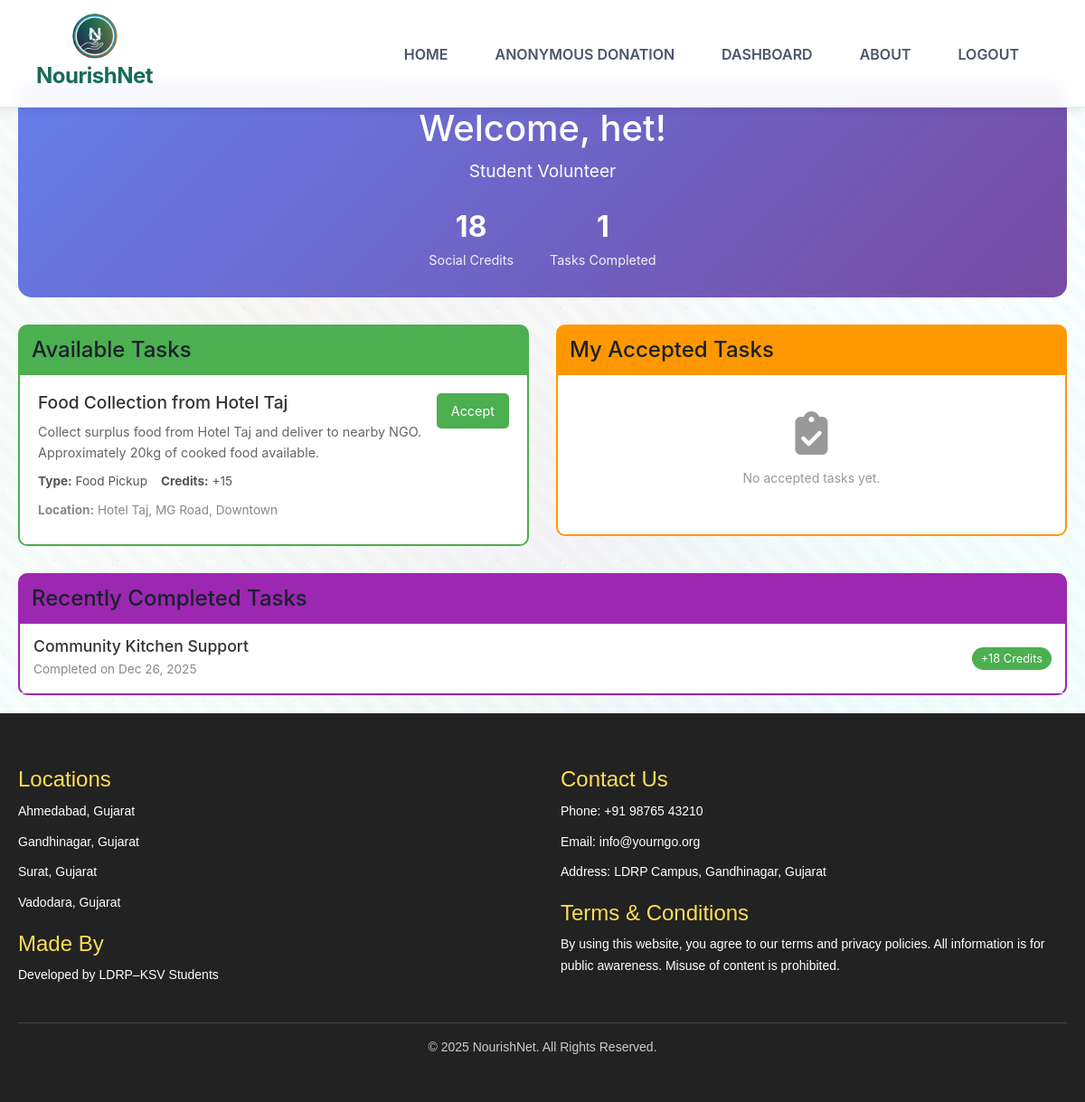
Page /volunteer_dashboard (signed in) on the committed database.
### nour/models.py (models this page shows, shortened)
class Volunteer(models.Model):
    VOLUNTEER_TYPE_CHOICES = (
        ('student', 'Student Volunteer'),
        ('organization', 'Organization Volunteer'),
        ('individual', 'Individual Volunteer'),
    )
    volunteer_type = models.CharField(max_length=20, choices=VOLUNTEER_TYPE_CHOICES)
    name = models.CharField(max_length=100)
    email = models.EmailField(unique=True)
    phone = models.CharField(max_length=15)
    city = models.CharField(max_length=50)
    password = models.CharField(max_length=20)
    college_name = models.CharField(max_length=100, blank=True, null=True)  # For students
    student_id = models.CharField(max_length=50, blank=True, null=True)  # For students
    organization_name = models.CharField(max_length=100, blank=True, null=True)  # For organizations
    registration_id = models.CharField(max_length=50, blank=True, null=True)  # For organizations
    government_id = models.CharField(max_length=50, blank=True, null=True)  # For individuals (optional)
    social_credits = models.IntegerField(default=0)
    tasks_completed = models.IntegerField(default=0)
    created_at = models.DateTimeField(auto_now_add=True)
    updated_at = models.DateTimeField(auto_now=True)

class VolunteerTask(models.Model):
    TASK_STATUS_CHOICES = (
        ('available', 'Available'),
        ('accepted', 'Accepted'),
        ('completed', 'Completed'),
        ('cancelled', 'Cancelled'),
    )
    TASK_TYPE_CHOICES = (
        ('pickup', 'Food Pickup'),
        ('delivery', 'Food Delivery'),
        ('donation_request', 'Donation Request'),
    )
    title = models.CharField(max_length=200)
    description = models.TextField()
    task_type = models.CharField(max_length=20, choices=TASK_TYPE_CHOICES)
    pickup_location = models.TextField()
    delivery_location = models.TextField(blank=True, null=True)
    food_quantity = models.CharField(max_length=100, blank=True, null=True)
    pickup_time = models.DateTimeField(blank=True, null=True)
    status = models.CharField(max_length=20, choices=TASK_STATUS_CHOICES, default='available')
    assigned_volunteer = models.ForeignKey(Volunteer, on_delete=models.SET_NULL, blank=True, null=True)
    credit_reward = models.IntegerField(default=10)
    donor = models.ForeignKey(register_users, on_delete=models.CASCADE, related_name='donor_tasks', blank=True, null=True)
    ngo = models.ForeignKey(register_users, on_delete=models.CASCADE, related_name='ngo_tasks', blank=True, null=True)
    created_at = models.DateTimeField(auto_now_add=True)
    updated_at = models.DateTimeField(auto_now=True)
    completed_at = models.DateTimeField(blank=True, null=True)

### nour/views.py (the view)
# urls.py: path("volunteer_dashboard", volunteer_dashboard, name="volunteer_dashboard"),
def volunteer_dashboard(request):
    if not request.session.get('volunteer_id'):
        return redirect(volunteer_login)
    volunteer = Volunteer.objects.get(id=request.session['volunteer_id'])
    if VolunteerTask.objects.count() == 0:
        create_sample_tasks()
    available_tasks = VolunteerTask.objects.filter(status='available').order_by('-created_at')[:10]
    accepted_tasks = VolunteerTask.objects.filter(
        assigned_volunteer=volunteer,
        status='accepted'
    ).order_by('-created_at')
    completed_tasks = VolunteerTask.objects.filter(
        assigned_volunteer=volunteer,
        status='completed'
    ).order_by('-completed_at')[:5]
    context = {
        'volunteer': volunteer,
        'available_tasks': available_tasks,
        'accepted_tasks': accepted_tasks,
        'completed_tasks': completed_tasks,
    }
    return render(request, "volunteer_dashboard.html", context)

### nour/templates/volunteer_dashboard.html (shortened to what this page needs)
{%extends 'base.html'%}
{% load static %}
{%block content%}
<br>
<br>
<div class="dashboard-container" style="max-width: 1200px; margin: 0 auto; padding: 20px;">
    <div class="welcome-section" style="background: linear-gradient(135deg, #667eea 0%, #764ba2 100%); color: white; padding: 30px; border-radius: 15px; margin-bottom: 30px; text-align: center;">
        <h1 style="margin: 0; font-size: 2.5rem;">Welcome, {{ volunteer.name }}!</h1>
        <p style="margin: 10px 0; font-size: 1.2rem;">{{ volunteer.get_volunteer_type_display }}</p>
        <div style="display: flex; justify-content: center; gap: 40px; margin-top: 20px;">
            <div style="text-align: center;">
                <div style="font-size: 2rem; font-weight: bold;">{{ volunteer.social_credits }}</div>
                <div style="font-size: 0.9rem; opacity: 0.9;">Social Credits</div>
            </div>
            <div style="text-align: center;">
                <div style="font-size: 2rem; font-weight: bold;">{{ volunteer.tasks_completed }}</div>
                <div style="font-size: 0.9rem; opacity: 0.9;">Tasks Completed</div>
            </div>
        </div>
    </div>
    <div style="display: grid; grid-template-columns: 1fr 1fr; gap: 30px;">
        <div class="tasks-section">
            <div class="section-header" style="background-color: #4CAF50; color: white; padding: 15px; border-radius: 10px 10px 0 0; margin: 0;">
                <h2 style="margin: 0; font-size: 1.5rem;">Available Tasks</h2>
            </div>
            <div class="tasks-list" style="background-color: white; border: 2px solid #4CAF50; border-top: none; border-radius: 0 0 10px 10px; max-height: 400px; overflow-y: auto;">
                {% for task in available_tasks %}
                <div class="task-card" style="padding: 20px; border-bottom: 1px solid #eee; transition: background-color 0.3s;" onmouseover="this.style.backgroundColor='#f5f5f5'" onmouseout="this.style.backgroundColor='white'">
                    <div style="display: flex; justify-content: between; align-items: start;">
                        <div style="flex: 1;">
                            <h4 style="margin: 0 0 10px 0; color: #333; font-size: 1.2rem;">{{ task.title }}</h4>
                            <p style="margin: 5px 0; color: #666; font-size: 0.9rem;">{{ task.description|truncatewords:20 }}</p>
                            <div style="display: flex; gap: 15px; margin: 10px 0; font-size: 0.85rem;">
                                <span style="color: #555;"><strong>Type:</strong> {{ task.get_task_type_display }}</span>
                                <span style="color: #555;"><strong>Credits:</strong> +{{ task.credit_reward }}</span>
                            </div>
                            {% if task.pickup_location %}
                            <p style="margin: 5px 0; color: #888; font-size: 0.85rem;"><strong>Location:</strong> {{ task.pickup_location|truncatewords:8 }}</p>
                            {% endif %}
                        </div>
                        <a href="/accept_task/{{ task.id }}" class="btn-accept" style="background-color: #4CAF50; color: white; padding: 8px 16px; border: none; border-radius: 5px; text-decoration: none; font-size: 0.9rem; margin-left: 10px;">Accept</a>
                    </div>
                </div>
                {% empty %}
                <div style="padding: 40px; text-align: center; color: #999;">
                    <i class="fas fa-tasks" style="font-size: 3rem; margin-bottom: 15px;"></i>
                    <p>No available tasks at the moment.</p>
                </div>
                {% endfor %}
            </div>
        </div>
        <div class="tasks-section">
            <div class="section-header" style="background-color: #FF9800; color: white; padding: 15px; border-radius: 10px 10px 0 0; margin: 0;">
                <h2 style="margin: 0; font-size: 1.5rem;">My Accepted Tasks</h2>
            </div>
            <div class="tasks-list" style="background-color: white; border: 2px solid #FF9800; border-top: none; border-radius: 0 0 10px 10px; max-height: 400px; overflow-y: auto;">
                {% for task in accepted_tasks %}
                <div class="task-card" style="padding: 20px; border-bottom: 1px solid #eee; transition: background-color 0.3s;" onmouseover="this.style.backgroundColor='#f5f5f5'" onmouseout="this.style.backgroundColor='white'">
                    <div style="display: flex; justify-content: space-between; align-items: start;">
                        <div style="flex: 1;">
                            <h4 style="margin: 0 0 10px 0; color: #333; font-size: 1.2rem;">{{ task.title }}</h4>
                            <p style="margin: 5px 0; color: #666; font-size: 0.9rem;">{{ task.description|truncatewords:15 }}</p>
                            <div style="display: flex; gap: 15px; margin: 10px 0; font-size: 0.85rem;">
                                <span style="color: #555;"><strong>Credits:</strong> +{{ task.credit_reward }}</span>
                            </div>
                            {% if task.pickup_location %}
                            <p style="margin: 5px 0; color: #888; font-size: 0.85rem;"><strong>Location:</strong> {{ task.pickup_location|truncatewords:6 }}</p>
                            {% endif %}
                        </div>
                        <a href="/complete_task/{{ task.id }}" class="btn-complete" style="background-color: #2196F3; color: white; padding: 8px 16px; border: none; border-radius: 5px; text-decoration: none; font-size: 0.9rem; margin-left: 10px;">Complete</a>
                    </div>
                </div>
                {% empty %}
                <div style="padding: 40px; text-align: center; color: #999;">
                    <i class="fas fa-clipboard-check" style="font-size: 3rem; margin-bottom: 15px;"></i>
                    <p>No accepted tasks yet.</p>
                </div>
                {% endfor %}
            </div>
        </div>
    </div>
    <div class="tasks-section" style="margin-top: 30px;">
        <div class="section-header" style="background-color: #9C27B0; color: white; padding: 15px; border-radius: 10px 10px 0 0; margin: 0;">
            <h2 style="margin: 0; font-size: 1.5rem;">Recently Completed Tasks</h2>
        </div>
        <div class="tasks-list" style="background-color: white; border: 2px solid #9C27B0; border-top: none; border-radius: 0 0 10px 10px;">
            {% for task in completed_tasks %}
            <div class="task-card" style="padding: 15px; border-bottom: 1px solid #eee;">
                <div style="display: flex; justify-content: space-between; align-items: center;">
                    <div>
                        <h4 style="margin: 0 0 5px 0; color: #333; font-size: 1.1rem;">{{ task.title }}</h4>
                        <p style="margin: 0; color: #888; font-size: 0.85rem;">Completed on {{ task.completed_at|date:"M d, Y" }}</p>
                    </div>
                    <div style="text-align: right;">
                        <span style="background-color: #4CAF50; color: white; padding: 5px 10px; border-radius: 15px; font-size: 0.8rem;">+{{ task.credit_reward }} Credits</span>
                    </div>
                </div>
            </div>
            {% empty %}
            <div style="padding: 40px; text-align: center; color: #999;">
                <i class="fas fa-history" style="font-size: 3rem; margin-bottom: 15px;"></i>
                <p>No completed tasks yet. Start helping the community!</p>
            </div>
            {% endfor %}
        </div>
    </div>
</div>
{%endblock%}

### nour/static/assets/css/donor_new.css (style rules this page uses)
:root { --primary: #176b5b; --primary-light: #2a8f7a; --primary-dark: #0d4a3f; --secondary: #49aa8a; --accent: #ffb703; --accent-light: #ffcc4d; --danger: #e63946; --success: #2d6a4f; --warning: #f77f00; --bg-primary: #f8fffe; --bg-secondary: #f0f9f6; --card-bg: #ffffff; --text-primary: #1a202c; --text-secondary: #4a5568; --text-muted: #718096; --border: #e2e8f0; --shadow: rgba(0, 0, 0, 0.1); --shadow-hover: rgba(0, 0, 0, 0.15); --gradient: linear-gradient(135deg, var(--primary), var(--secondary)); --neon-orange: #ff6b35; --electric-blue: #4ecdc4; --plasma-pink: #ff0080; --cosmic-purple: #6c5ce7; --matrix-green: #00ff88; }
* { box-sizing: border-box; margin: 0; padding: 0; }
body { font-family: 'Inter', 'Segoe UI', -apple-system, BlinkMacSystemFont, sans-serif; background: var(--bg-primary); color: var(--text-primary); line-height: 1.6; overflow-x: hidden; position: relative; }
body::before { content: ''; position: fixed; top: 0; left: 0; width: 100%; height: 100%; background: radial-gradient(circle at 25% 25%, rgba(255, 107, 53, 0.05) 0%, transparent 50%), radial-gradient(circle at 75% 75%, rgba(78, 205, 196, 0.05) 0%, transparent 50%), radial-gradient(circle at 50% 50%, rgba(255, 0, 128, 0.03) 0%, transparent 50%), repeating-linear-gradient(45deg, transparent, transparent 10px, rgba(108, 92, 231, 0.02) 10px, rgba(108, 92, 231, 0.02) 20px); z-index: -1; }
body::after { content: ''; position: fixed; top: 0; left: 0; width: 100%; height: 100%; background-image: radial-gradient(circle, var(--matrix-green) 1px, transparent 1px), radial-gradient(circle, var(--neon-orange) 1px, transparent 1px), radial-gradient(circle, var(--electric-blue) 1px, transparent 1px); background-size: 50px 50px, 70px 70px, 90px 90px; background-position: 0 0, 25px 25px, 50px 50px; opacity: 0.1; z-index: -1; }
html { overscroll-behavior: none; }

### nour/static/assets/css/ngo_dashboard.css (style rules this page uses)
:root { --primary: #176b5b; --primary-light: #2a8f7a; --primary-dark: #0d4a3f; --secondary: #49aa8a; --accent: #ffb703; --accent-light: #ffcc4d; --danger: #e63946; --success: #2d6a4f; --warning: #f77f00; --bg-primary: #f8fffe; --bg-secondary: #f0f9f6; --card-bg: #ffffff; --text-primary: #1a202c; --text-secondary: #4a5568; --text-muted: #718096; --border: #e2e8f0; --shadow: rgba(0, 0, 0, 0.1); --shadow-hover: rgba(0, 0, 0, 0.15); --gradient: linear-gradient(135deg, var(--primary), var(--secondary)); --neon-orange: #ff6b35; --electric-blue: #4ecdc4; --plasma-pink: #ff0080; --cosmic-purple: #6c5ce7; --matrix-green: #00ff88; }
* { margin: 0; padding: 0; box-sizing: border-box; }
body { margin-top: 25px; font-family: 'Inter', 'Segoe UI', -apple-system, BlinkMacSystemFont, sans-serif; background: var(--bg-primary); color: var(--text-primary); line-height: 1.6; overflow-x: hidden; position: relative; }
body::before { content: ''; position: fixed; top: 0; left: 0; width: 100%; height: 100%; background: radial-gradient(circle at 25% 25%, rgba(255, 107, 53, 0.05) 0%, transparent 50%), radial-gradient(circle at 75% 75%, rgba(78, 205, 196, 0.05) 0%, transparent 50%), radial-gradient(circle at 50% 50%, rgba(255, 0, 128, 0.03) 0%, transparent 50%), repeating-linear-gradient(45deg, transparent, transparent 10px, rgba(108, 92, 231, 0.02) 10px, rgba(108, 92, 231, 0.02) 20px); animation: backgroundShift 20s ease-in-out infinite; z-index: -1; }
body::after { content: ''; position: fixed; top: 0; left: 0; width: 100%; height: 100%; background-image: radial-gradient(circle, var(--matrix-green) 1px, transparent 1px), radial-gradient(circle, var(--neon-orange) 1px, transparent 1px), radial-gradient(circle, var(--electric-blue) 1px, transparent 1px); background-size: 50px 50px, 70px 70px, 90px 90px; background-position: 0 0, 25px 25px, 50px 50px; animation: particleFloat 15s linear infinite; opacity: 0.1; z-index: -1; }
.dashboard-container { margin-top: 80px; padding: 2rem 0; max-width: 1400px; margin-left: auto; margin-right: auto; }
.section-header { display: flex; justify-content: space-between; align-items: center; margin-bottom: 1.5rem; }
.section-header h2 { margin: 0; color: var(--text-primary); }

### nour/static/assets/css/pickup.css (style rules this page uses)
body { font-family: 'Inter', 'Segoe UI', -apple-system, BlinkMacSystemFont, sans-serif; background: var(--bg-primary); color: var(--text-primary); line-height: 1.6; overflow-x: hidden; position: relative; }

### rows in the picture
Volunteer: name "het", volunteer_type "Student Volunteer", social_credits "18", tasks_completed "1"
VolunteerTask: title "Food Collection from Hotel Taj", description "Collect surplus food from Hotel Taj and deliver to nearby NGO. Approximately 20kg of cooked food available.", task_type "Food Pickup", credit_reward "15", pickup_location "Hotel Taj, MG Road, Downtown"
VolunteerTask: title "Community Kitchen Support", completed_at "Dec 26, 2025", credit_reward "18"
